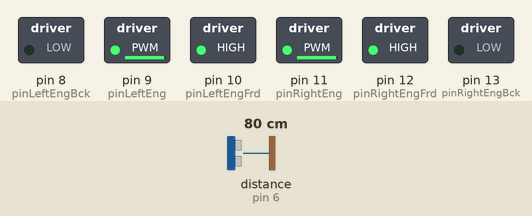
Bench run of a sketch on a simulated Arduino Uno, built with avr-gcc and run on an emulated ATmega328P. Shown: switched loads named in the sketch (green lamp = pin HIGH). Wiring (inferred from the names in the program): ultrasonic range finder: trigger pin 7; echo pin 6. The inputs (shaded band) are chosen by the test bench; at power-on: distance to the obstacle (sensor on pin 6) 80 cm. The echo pulse lasts 58.3 µs per cm; pins used as bus, display or sensor lines are not drawn.

Above: at 1.2 s.
1.3 s: distance to the obstacle (sensor on pin 6) set to 28 cm
2.8 s: distance to the obstacle (sensor on pin 6) set to 23 cm
At 3.5 s:
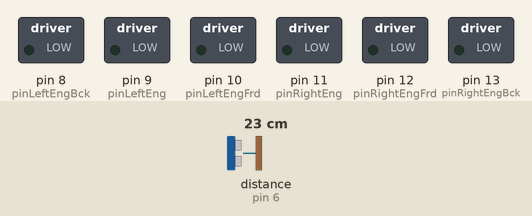
4.3 s: distance to the obstacle (sensor on pin 6) set to 14 cm
6.1 s: distance to the obstacle (sensor on pin 6) set to 11 cm
At 8.2 s:
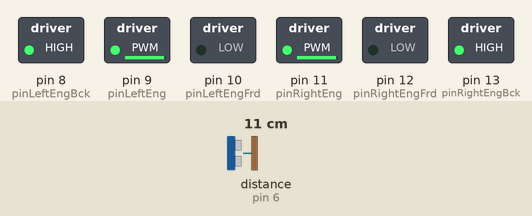
8.5 s: distance to the obstacle (sensor on pin 6) set to 120 cm
At 9.7 s:
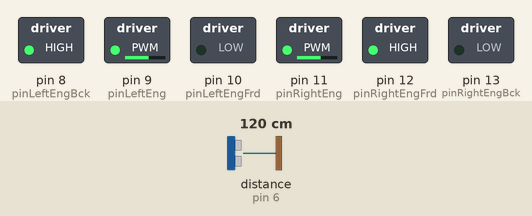
10.0 s: distance to the obstacle (sensor on pin 6) set to 103 cm
13.0 s: distance to the obstacle (sensor on pin 6) set to 94 cm
At 14.6 s:
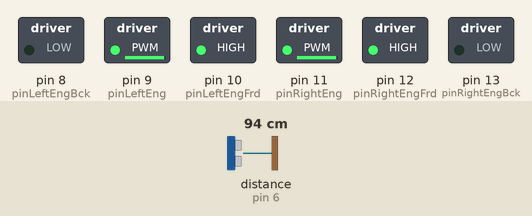
Timing chart, 0 to 16.1 s (numbered marks = the images above; inputs shaded):
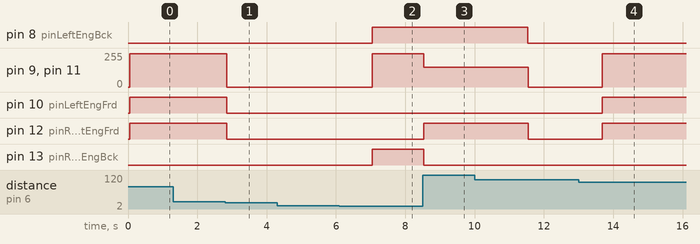

Measured:
- the behaviour switches between 26 and 25 cm on distance to the obstacle (sensor on pin 6) (found by bisection; images 0 and 1)
- the behaviour switches between 13 and 12 cm on distance to the obstacle (sensor on pin 6) (found by bisection; images 1 and 2)
- the behaviour switches between 100 and 99 cm on distance to the obstacle (sensor on pin 6) (found by bisection; images 3 and 4)
- after the input at 1.3 s, every drawn part: stays the same
- after the input at 2.8 s, pin 9 (pinLeftEng), pin 11 (pinRightEng): 250/255 → 0/255 at once; pin 10 (pinLeftEngFrd), pin 12 (pinRightEngFrd): HIGH → LOW at once
- after the input at 4.3 s, every drawn part: stays the same
- after the input at 6.1 s, pin 8 (pinLeftEngBck), pin 13 (pinRightEngBck): LOW → HIGH after 0.95 s; pin 9 (pinLeftEng), pin 11 (pinRightEng): 0/255 → 250/255 after 0.95 s
- after the input at 8.5 s, pin 9 (pinLeftEng), pin 11 (pinRightEng): 250/255 → 150/255 at once; pin 12 (pinRightEngFrd): LOW → HIGH at once; pin 13 (pinRightEngBck): HIGH → LOW at once
- after the input at 13.0 s, pin 9 (pinLeftEng), pin 11 (pinRightEng): 0/255 → 250/255 after 0.69 s; pin 10 (pinLeftEngFrd), pin 12 (pinRightEngFrd): LOW → HIGH after 0.69 s

The sketch:

SimpleBot.ino
```cpp
/*
 * простой робот
 * на гусеницах
 */

// двигатели

#define pinLeftEng     9
#define pinLeftEngFrd  10
#define pinLeftEngBck  8

#define pinRightEng     11
#define pinRightEngFrd  12
#define pinRightEngBck  13

#define ENG_MIN_SPEED  150
#define ENG_MAX_SPEED  250


// эхо локатор

#define pinTring 7
#define pinEcho  6


enum Engine {enLeft, enRight};
enum EngineCommand {ENG_FORWARD, ENG_BACKWARD, ENG_STOP};

// состояние робота.
enum StateBotType {stSleep, stRun, stStop, stEscape, stSearch, stTest};

class Move {
  char Step;
  char BeginValue;
  char NextState;
  char CurrentState;
  char Forward();
};

char Move::Forward() {
  return stStop;
};

void ManagerEngine(Engine en, EngineCommand cmd, unsigned char Speed)
{
  char pinEn  = 0;
  char pinFrd = 0;
  char pinBck = 0;

  switch(en) {
    case enLeft:
      pinEn  = pinLeftEng;
      pinFrd = pinLeftEngFrd;
      pinBck = pinLeftEngBck;
      break;
    case enRight:
      pinEn  = pinRightEng;
      pinFrd = pinRightEngFrd;
      pinBck = pinRightEngBck;
      break;
  };

  switch(cmd) {
    case ENG_FORWARD:
      digitalWrite(pinFrd, HIGH);
      digitalWrite(pinBck, LOW);
      analogWrite(pinEn, Speed);
      break;
    case ENG_BACKWARD:
      digitalWrite(pinFrd, LOW);
      digitalWrite(pinBck, HIGH);
      analogWrite(pinEn, Speed);
      break;
    case ENG_STOP:
      digitalWrite(pinFrd, LOW);
      digitalWrite(pinBck, LOW);
      analogWrite(pinEn,     0);
      break;
  };
}

int Distance()
{
  unsigned long duration;
  unsigned long sum = 0;
  unsigned long arrDur[3];
  int mm = 0;
  char c = 0;

   // Serial.println("Distance = ");

  for(char i= 0; i < 3; i++)
  {
    digitalWrite(pinTring, LOW);
    delay(10);
    digitalWrite(pinTring, HIGH);
    delayMicroseconds(10);
    digitalWrite(pinTring, LOW);
    duration = pulseIn(pinEcho, HIGH);

    if (duration > 11600)
    {
      arrDur[i] = 0;
    }
    else
    {
      c++;
      arrDur[i] = duration;
    }
  }

  // все числа больше 2 местров
  if(c == 0)
  {
    mm =  2000;
  }
  else
  {
    for (char i = 0; i < 3;  i++)
    {
      sum +=  arrDur[i];
    }
    mm = (sum/c)/5.8;
  }
   // Serial.println(mm);
  return mm;
}

void setup() {
  // инициализация портов для двигателей
  pinMode(pinLeftEng,     OUTPUT);
  pinMode(pinLeftEngFrd,  OUTPUT);
  pinMode(pinLeftEngBck,  OUTPUT);
  pinMode(pinRightEng,    OUTPUT);
  pinMode(pinRightEngFrd, OUTPUT);
  pinMode(pinRightEngBck, OUTPUT);

  digitalWrite(pinLeftEng,     LOW);
  digitalWrite(pinLeftEngFrd,  LOW);
  digitalWrite(pinLeftEngBck,  LOW);
  digitalWrite(pinRightEng,    LOW);
  digitalWrite(pinRightEngFrd, LOW);
  digitalWrite(pinRightEngBck, LOW);


  // инициализация портов для эхо локации
  pinMode(pinTring, OUTPUT);
  pinMode(pinEcho,  INPUT);

  digitalWrite(pinTring, LOW);
  digitalWrite(pinEcho,  LOW);

  // for debug
   // Serial.begin (9600);
}

StateBotType StateRobot = stSleep;
int dist;

// время работы поиска
unsigned long TimeSearch    = 0;

unsigned char SpeedEngRight = 0;
unsigned char SpeedEngLeft  = 0;
EngineCommand CommandEngLeft  = ENG_STOP;
EngineCommand CommandEngRight = ENG_STOP;

void loop() {

   // Serial.print("State = ");
   // Serial.println(StateRobot);

  switch(StateRobot) {
    case stRun:
       // Serial.println("Run");

      if((SpeedEngRight != ENG_MAX_SPEED) || (CommandEngRight != ENG_FORWARD))
      {
        // Serial.println("Run Right On");
        SpeedEngRight   = ENG_MAX_SPEED;
        CommandEngRight = ENG_FORWARD;
        ManagerEngine(enRight,  CommandEngRight, SpeedEngRight);
      }
      if((SpeedEngLeft != ENG_MAX_SPEED) || (CommandEngLeft != ENG_FORWARD))
      {
       // Serial.println("Run Left On");
        SpeedEngLeft = ENG_MAX_SPEED;
        CommandEngLeft = ENG_FORWARD;
        ManagerEngine(enLeft,  CommandEngLeft, SpeedEngLeft);
      }

      dist = Distance();

      if(dist <= 250)
      {
        StateRobot = stStop;
      }
      else if (dist >= 1000)
      {
        StateRobot = stSearch;
      }
      break;

    case stStop:
       // Serial.println("Stop");

      ManagerEngine(enLeft,  ENG_STOP, 0);
      SpeedEngLeft   = 0;
      CommandEngLeft = ENG_STOP;

      ManagerEngine(enRight, ENG_STOP, 0);
      SpeedEngRight   = 0;
      CommandEngRight = ENG_STOP;

      StateRobot = stSleep;
      break;

    case stSleep:
       // Serial.println("Sleep");

      dist = Distance();

      if(dist < 120)
      {
        StateRobot = stEscape;
      }
      else if((dist >= 300) && (dist < 1000))
      {
        StateRobot = stRun;
      }
      else
      {
        delay(1000);
      }
      break;

    case stEscape:
       // Serial.println("Escape");

      dist = Distance();

      if(dist < 250)
      {
        if((SpeedEngRight != ENG_MAX_SPEED) || (CommandEngRight != ENG_BACKWARD))
        {
          // Serial.println("Run Right On");

          SpeedEngRight   = ENG_MAX_SPEED;
          CommandEngRight = ENG_BACKWARD;
          ManagerEngine(enRight,  CommandEngRight, SpeedEngRight);
        }
        if((SpeedEngLeft != ENG_MAX_SPEED) ||( CommandEngLeft != ENG_BACKWARD))
        {
          // Serial.println("Run Left On");

          SpeedEngLeft   = ENG_MAX_SPEED;
          CommandEngLeft = ENG_BACKWARD;
          ManagerEngine(enLeft,  CommandEngLeft, SpeedEngLeft);
        }
      }
      else if((dist >= 250) && (dist <500))
      {
        StateRobot = stStop;
      }
      else
      {
        StateRobot = stSearch;
      }
      break;

    case stSearch:
       // Serial.println("Search");

      if(TimeSearch == 0)
      {
        TimeSearch = millis();
      }

      if((SpeedEngRight != ENG_MIN_SPEED) || (CommandEngRight != ENG_FORWARD))
      {
        // Serial.println("Run Right On");

        SpeedEngRight   = ENG_MIN_SPEED;
        CommandEngRight = ENG_FORWARD;
        ManagerEngine(enRight,  CommandEngRight, SpeedEngRight);
      }
      if((SpeedEngLeft != ENG_MIN_SPEED) || (CommandEngLeft != ENG_BACKWARD))
      {
        // Serial.println("Run Left On");

        SpeedEngLeft   = ENG_MIN_SPEED;
        CommandEngLeft = ENG_BACKWARD;
        ManagerEngine(enLeft,  CommandEngLeft, SpeedEngLeft);
      }

      dist = Distance();

      if(dist < 500)
      {
        StateRobot = stStop;
        TimeSearch = 0;
      }
      else if((millis() - TimeSearch) >= 3000 )
      {
        StateRobot = stStop;
        TimeSearch = 0;
      }
      break;

    case stTest:
      dist = Distance();
      if (dist <= 120 )
      {
        digitalWrite(13, HIGH);
      }
      else
      {
        digitalWrite(13, LOW);
      }

      ManagerEngine(enRight,  ENG_FORWARD, 200);
      delay(1000);
      ManagerEngine(enRight,  ENG_FORWARD, 120);
      delay(1000);
      break;
  }
}
```
